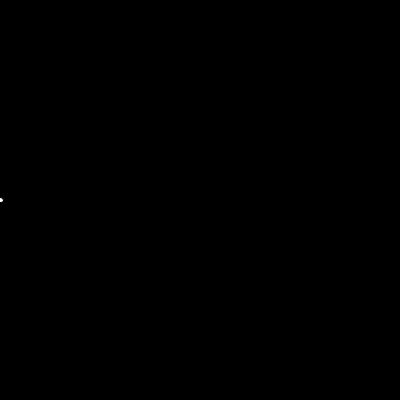
Frame 1 (no input)
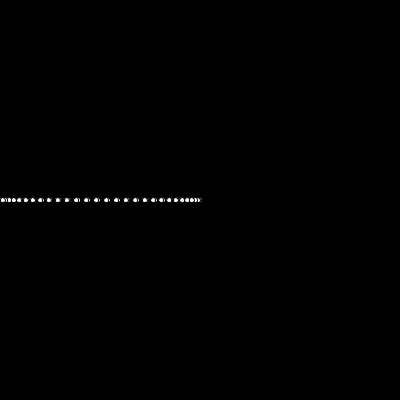
Frame 60 (the mouse pressed at the canvas centre just before this capture)
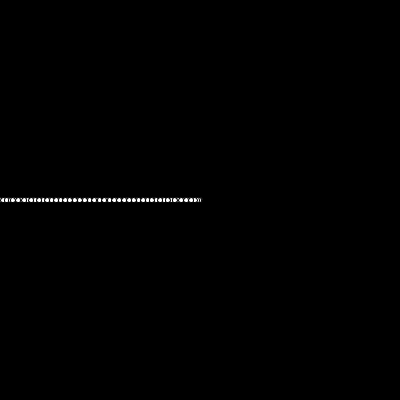
Frame 120 (the mouse held since frame 60 and released just before this capture)

The Processing sketch that drew these frames (run headless with seeded random() and noise(); from frame 60 on, the mouse is pressed at the canvas centre):

// Processing sketch: speed
// ── speed.pde
float x, y;
float xspeed;
Wave xsWave = new Wave(0, .1, 10, 0);

void setup() {
  size(400, 400);
  background(0);
  y = height/2;
}

void draw() {
  xspeed = xsWave.wave();  
  x += xspeed;
  ellipse(x, y, 5, 5);
}


// ── Wave.pde
class Wave {
  float t, f, a, o;

  Wave(float _t, float _f, float _a, float _o) {
    t = _t;
    f = _f;
    a = _a;
    o = _o;
  }

  float  wave  () {
    t+=f;
    return sin(t)*a + o;
  }
}
